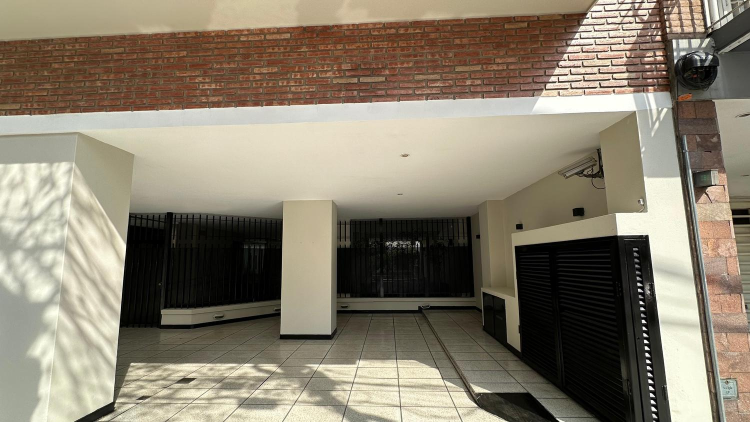
#> input picture img/entrada.jpg, 1500 x 844 px, given in place of estacionamiento_1.jpeg, which was not available (shown at 1/2 size)
$ python prep-img.py
#> lines starting #> are read from the running program, lines starting #| are printed output that depends on the picture; pictures that were not available may be replaced by others from this repository, and a replacement may not be noted
"""Genera las imagenes de img/ a partir de las fotos originales.

Uso:  pip install pillow
      python tools/prep-img.py <carpeta-con-las-fotos>

Espera encontrar ahi estacionamiento_1.jpeg (apaisada, la entrada completa)
y estacionamiento_2.jpeg (vertical, el sector del porton).
"""

import os
import sys

from PIL import Image, ImageOps

SRC = sys.argv[1] if len(sys.argv) > 1 else os.path.expanduser("~/Downloads")
OUT = os.path.join(os.path.dirname(os.path.dirname(os.path.abspath(__file__))), "img")


def save(im, name, width, quality=74):
    """Redimensiona a lo ancho y guarda en JPEG progresivo."""
    im = im.convert("RGB")
    height = round(im.height * width / im.width)
    im = im.resize((width, height), Image.LANCZOS)
    path = os.path.join(OUT, name)
    im.save(path, "JPEG", quality=quality, optimize=True, progressive=True)
    print(f"{name:16s} {im.size}  {os.path.getsize(path) / 1024:.0f} KB")


def main():
    os.makedirs(OUT, exist_ok=True)
    p1 = ImageOps.exif_transpose(Image.open(os.path.join(SRC, "estacionamiento_1.jpeg")))
#> p1 is the input picture: PIL image 1500x844 RGB; mean R, G, B 136.8, 127.3, 109.9
    p2 = ImageOps.exif_transpose(Image.open(os.path.join(SRC, "estacionamiento_2.jpeg")))
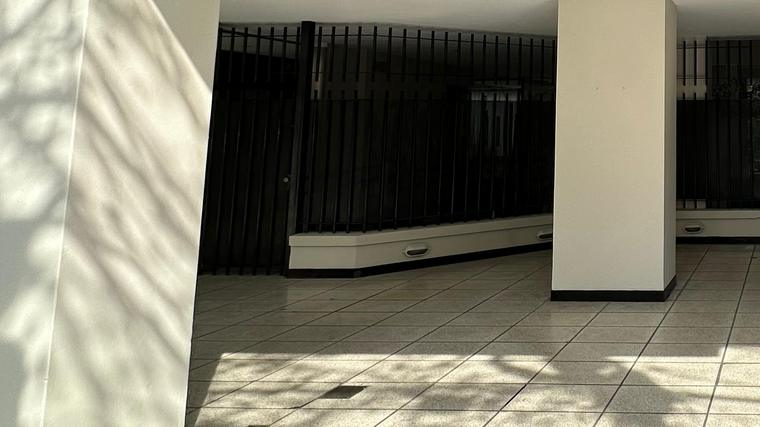
#> input picture img/cochera-1.jpg, 760 x 427 px, given in place of estacionamiento_2.jpeg, which was not available
#> p2 is the input picture: PIL image 760x427 RGB; mean R, G, B 123, 119.6, 103.7

    w1, h1 = p1.size
#> w1 = 1500; h1 = 844
    w2, h2 = p2.size
#> w2 = 760; h2 = 427

    # Login: la entrada completa, recortada a 16:9
    top = int(h1 * 0.10)
#> top = 84
    save(p1.crop((0, top, w1, top + int(w1 * 9 / 16))), "entrada.jpg", 1500)
#> in save, `im = im.convert("RGB")`:
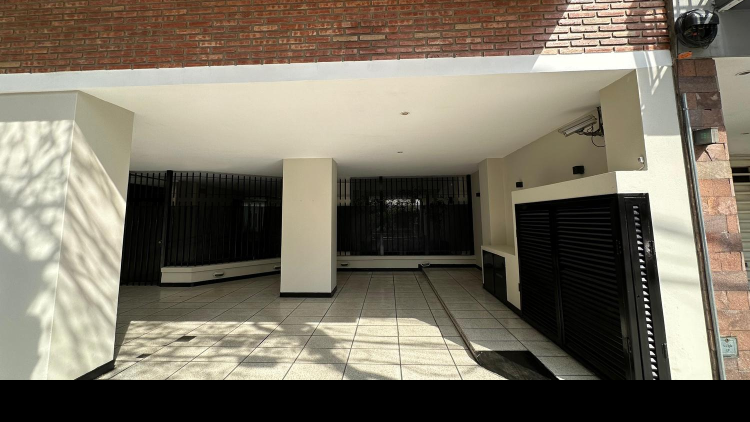
#> im: PIL image 1500x843 RGB (shown at 1/2 size); mean R, G, B 121.5, 114, 99.1
#| entrada.jpg      (1500, 843)  150 KB

    # Cochera 1: zoom a la parcela izquierda. No hay una foto solo de ese
    # lugar, asi que se recorta el sector que va de la pared izquierda a la
    # columna central, que es justo el limite de la parcela.
    left, cw = int(w1 * 0.04), int(w1 * 0.46)
#> left = 60; cw = 690
    top = int(h1 * 0.46)
#> top = 388
    save(p1.crop((left, top, left + cw, top + int(cw * 9 / 16))), "cochera-1.jpg", 760)
#> call 2 of save, with name = 'cochera-1.jpg', width = 760, quality = 74
#> in save (call 2), `im = im.convert("RGB")`:
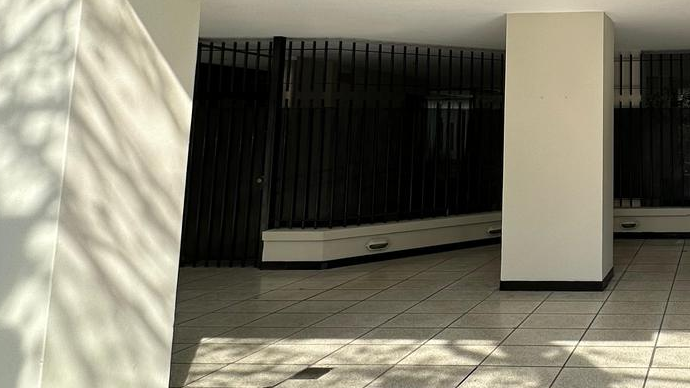
#> im: PIL image 690x388 RGB; mean R, G, B 122.4, 119, 103.3
#| cochera-1.jpg    (760, 427)  36 KB

    # Cochera 2: sector del porton y la reja
    top = int(h2 * 0.34)
#> top = 145
    save(p2.crop((0, top, w2, top + int(w2 * 9 / 16))), "cochera-2.jpg", 760)
#> call 3 of save, with name = 'cochera-2.jpg', width = 760, quality = 74
#> in save (call 3), `im = im.convert("RGB")`:
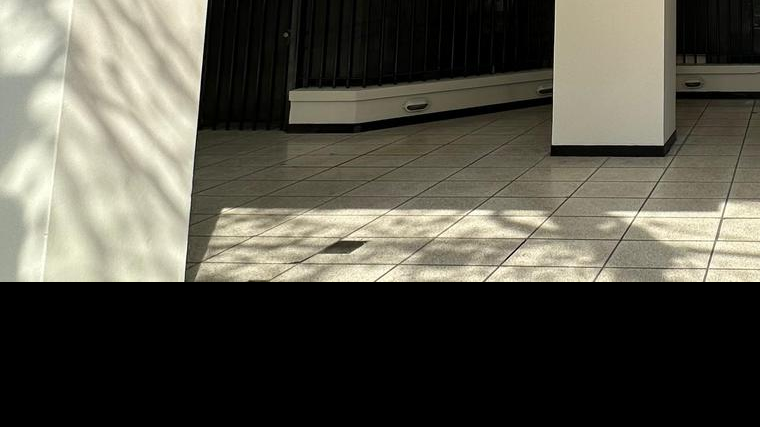
#> im: PIL image 760x427 RGB; mean R, G, B 85.9, 83.6, 72.5
#| cochera-2.jpg    (760, 427)  30 KB


if __name__ == "__main__":
    main()
